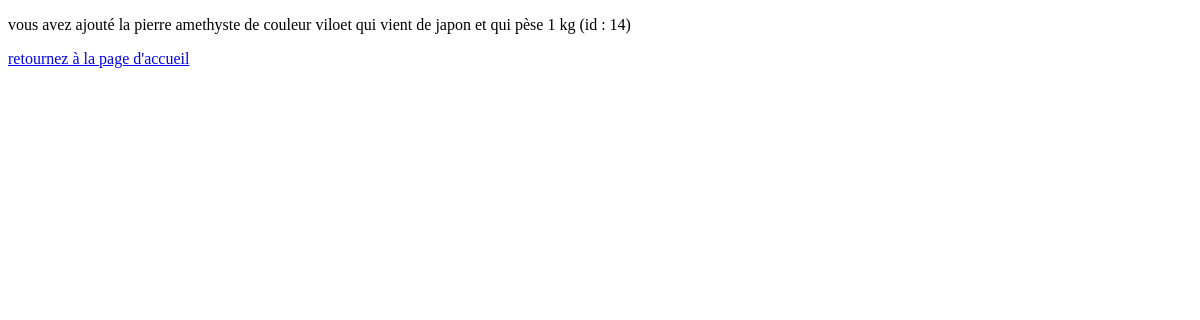
The app's page /mesmineraux/affiche/14/, older data.
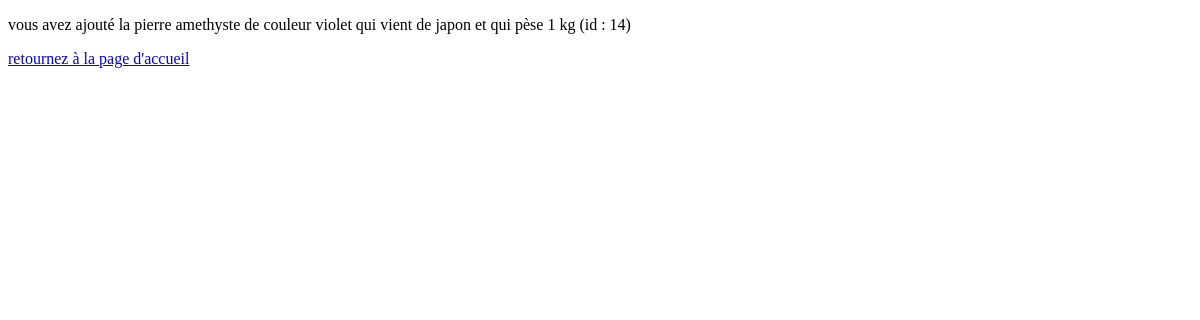
The same page, newer data.
### mesmineraux/models.py (models this page shows, shortened)
class Pierre(models.Model):
    nompierre = models.CharField(max_length=100)
    couleur = models.CharField(max_length = 100)
    nationalité = models.CharField(max_length = 100)
    poids = models.IntegerField(blank=False)
    resume = models.TextField(null = True, blank = True)
    def __str__(self):
        chaine = f"{self.nompierre} de couleur {self.couleur} qui vient de {self.nationalité} et qui pèse {self.poids} kg"
        return chaine

### mesmineraux/views.py (the view)
# urls.py: path('affiche/<int:id>/', views.affiche),
def affiche(request, id):
    pierre = models.Pierre.objects.get(pk=id)
    return render(request, "mesmineraux/affiche.html",{"pierre": pierre})

### mesmineraux/templates/mesmineraux/affiche.html (shortened to what this page needs)
<!DOCTYPE html>
<html lang="fr">
<head>
</head>
<body>
<p> vous avez ajouté la pierre {{pierre}} (id : {{pierre.id}}) </p>
<a href="/mesmineraux/index/"> retournez à la page d'accueil</a>
</body>
</html>

Row changes from the older to the newer data that the page shows:
changed Pierre id 14: nompierre+couleur+nationalité "amethyste de couleur viloet qui vient de japon et qui pèse 1 kg" → "amethyste de couleur violet qui vient de japon et qui pèse 1 kg"
